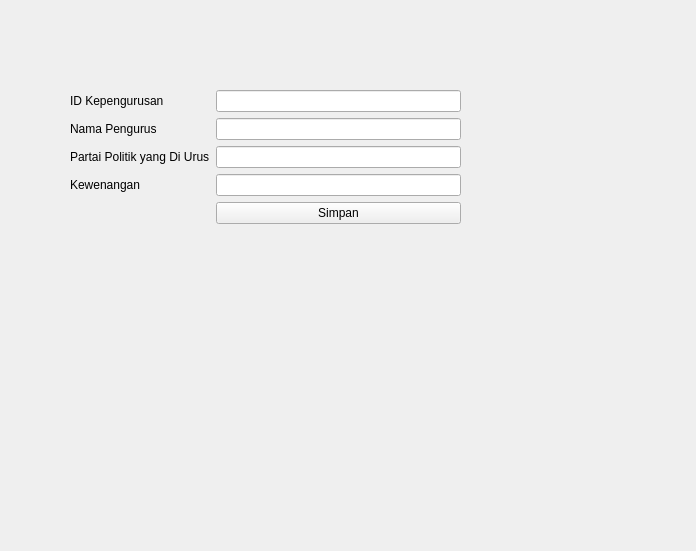
<?xml version="1.0" encoding="UTF-8"?>
<ui version="4.0">
 <class>Form</class>
 <widget class="QWidget" name="Form">
  <property name="geometry">
   <rect>
    <x>0</x>
    <y>0</y>
    <width>696</width>
    <height>551</height>
   </rect>
  </property>
  <property name="windowTitle">
   <string>Form</string>
  </property>
  <widget class="QWidget" name="formWidget" native="true">
   <property name="geometry">
    <rect>
     <x>70</x>
     <y>90</y>
     <width>391</width>
     <height>201</height>
    </rect>
   </property>
   <layout class="QFormLayout" name="formLayout">
    <item row="0" column="0">
     <widget class="QLabel" name="label">
      <property name="text">
       <string>ID Kepengurusan</string>
      </property>
     </widget>
    </item>
    <item row="0" column="1">
     <widget class="QLineEdit" name="lineEdit"/>
    </item>
    <item row="1" column="0">
     <widget class="QLabel" name="label_3">
      <property name="text">
       <string>Nama Pengurus</string>
      </property>
     </widget>
    </item>
    <item row="1" column="1">
     <widget class="QLineEdit" name="lineEdit_2"/>
    </item>
    <item row="2" column="0">
     <widget class="QLabel" name="label_4">
      <property name="text">
       <string>Partai Politik yang Di Urus</string>
      </property>
     </widget>
    </item>
    <item row="2" column="1">
     <widget class="QLineEdit" name="lineEdit_3"/>
    </item>
    <item row="3" column="1">
     <widget class="QLineEdit" name="lineEdit_4"/>
    </item>
    <item row="4" column="0">
     <widget class="QLabel" name="label_2">
      <property name="text">
       <string/>
      </property>
     </widget>
    </item>
    <item row="3" column="0">
     <widget class="QLabel" name="label_5">
      <property name="text">
       <string>Kewenangan</string>
      </property>
     </widget>
    </item>
    <item row="4" column="1">
     <widget class="QPushButton" name="pushButton">
      <property name="text">
       <string>Simpan</string>
      </property>
     </widget>
    </item>
   </layout>
  </widget>
 </widget>
 <resources/>
 <connections/>
</ui>
